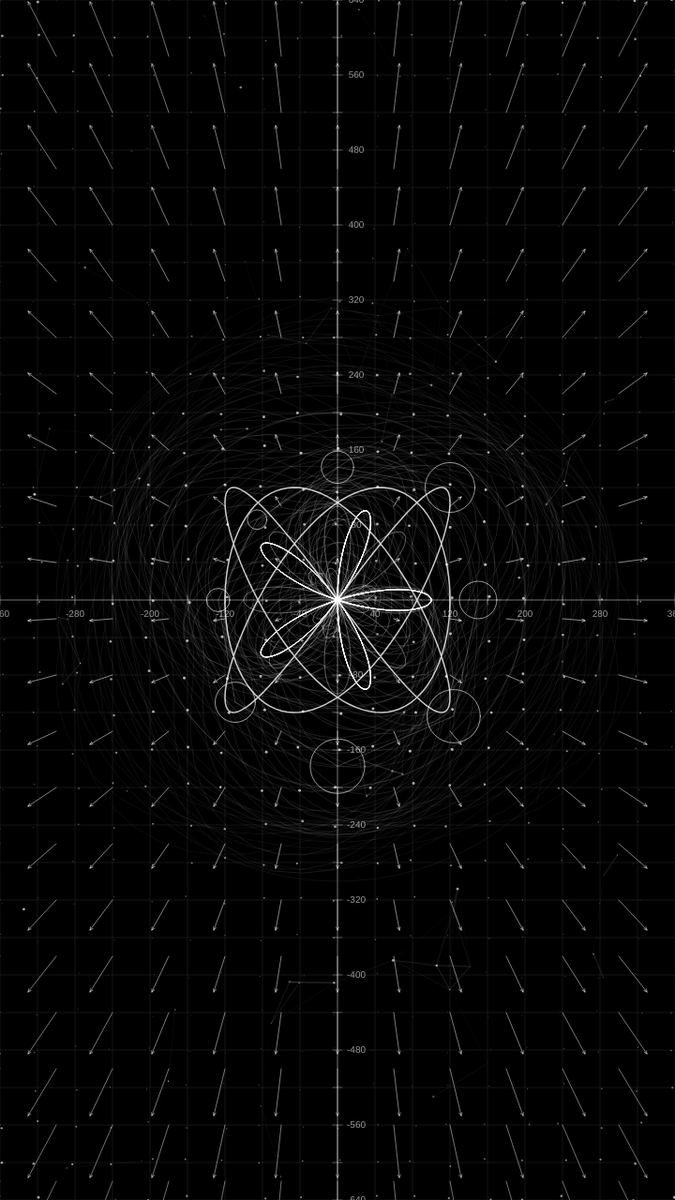
Frame 1 (no input)
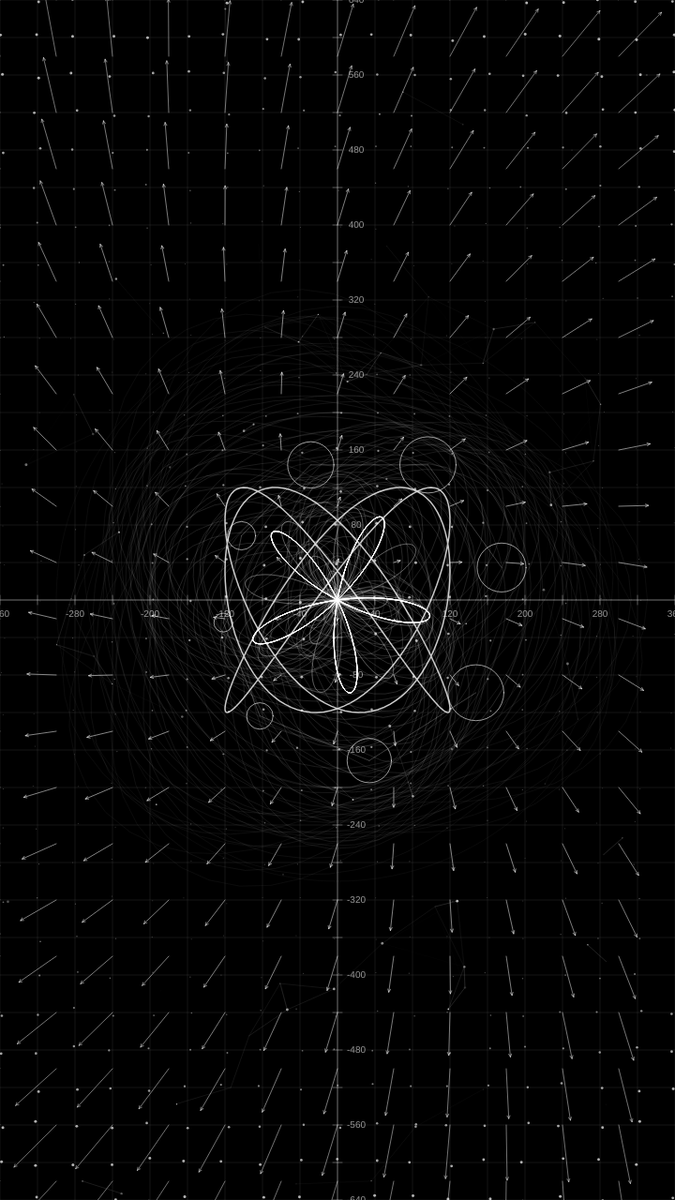
Frame 60 (no input)
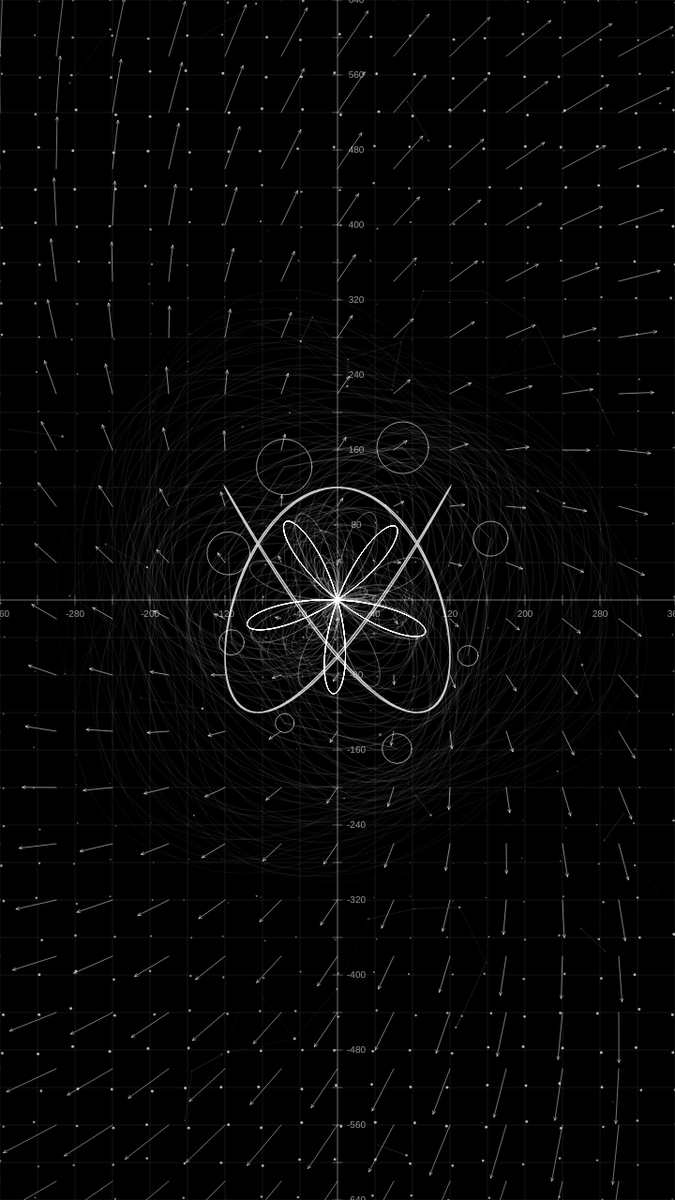
Frame 120 (the mouse pressed at the canvas centre since frame 60)

The p5.js sketch that drew these frames (run headless with seeded random() and noise() and a simulated clock; from frame 60 on, the mouse is pressed at the canvas centre):

// p5.js sketch
// ── sketch.js
// Cartesian Geometry - Black & White
// Grid-based geometric patterns with mathematical precision

let time = 0;
let gridSize = 40;
let nodes = [];
let particles = [];
let waves = [];

function setup() {
  createCanvas(720, 1280);

  // Create grid nodes based on Cartesian coordinates
  for (let x = 0; x <= width; x += gridSize) {
    for (let y = 0; y <= height; y += gridSize) {
      nodes.push({
        x: x,
        y: y,
        baseX: x,
        baseY: y,
        phase: random(TWO_PI),
        speed: random(0.5, 1.5),
        amplitude: random(2, 5)
      });
    }
  }

  // Create flowing particles
  for (let i = 0; i < 80; i++) {
    particles.push({
      x: random(width),
      y: random(height),
      vx: random(-0.5, 0.5),
      vy: random(-0.5, 0.5),
      size: random(1, 3),
      alpha: random(100, 200),
      phase: random(TWO_PI)
    });
  }

  // Create wave generators
  for (let i = 0; i < 5; i++) {
    waves.push({
      amplitude: random(20, 60),
      frequency: random(0.01, 0.03),
      speed: random(0.5, 1.5),
      offset: random(TWO_PI)
    });
  }
}

function draw() {
  background(0);

  // Draw flowing particles in background
  drawParticles();

  // Draw coordinate axes at center
  drawAxes();

  // Draw grid with animated nodes
  drawGrid();

  // Draw wave interference patterns
  drawWaveInterference();

  // Draw geometric patterns
  drawGeometricPatterns();

  // Draw mathematical curves
  drawParametricCurves();

  // Draw field lines
  drawFieldLines();

  time += 0.01;
}

function drawAxes() {
  push();
  stroke(255, 100);
  strokeWeight(1);

  // Vertical axis (Y)
  line(width/2, 0, width/2, height);

  // Horizontal axis (X)
  line(0, height/2, width, height/2);

  // Draw tick marks
  noStroke();
  fill(255, 150);
  textSize(10);
  textAlign(CENTER, CENTER);

  // X-axis ticks
  for (let x = 0; x <= width; x += gridSize) {
    let cartesianX = x - width/2;
    stroke(255, 80);
    strokeWeight(1);
    line(x, height/2 - 5, x, height/2 + 5);

    if (x % (gridSize * 2) === 0) {
      noStroke();
      text(cartesianX, x, height/2 + 15);
    }
  }

  // Y-axis ticks
  for (let y = 0; y <= height; y += gridSize) {
    let cartesianY = height/2 - y;
    stroke(255, 80);
    strokeWeight(1);
    line(width/2 - 5, y, width/2 + 5, y);

    if (y % (gridSize * 2) === 0 && y !== height/2) {
      noStroke();
      text(cartesianY, width/2 + 20, y);
    }
  }
  pop();
}

function drawGrid() {
  push();
  stroke(255, 40);
  strokeWeight(0.5);

  // Horizontal grid lines
  for (let y = 0; y <= height; y += gridSize) {
    line(0, y, width, y);
  }

  // Vertical grid lines
  for (let x = 0; x <= width; x += gridSize) {
    line(x, 0, x, height);
  }

  // Animated nodes with enhanced movement
  for (let node of nodes) {
    let oscillation = sin(time * node.speed + node.phase) * node.amplitude;
    let x = node.baseX + oscillation;
    let y = node.baseY + cos(time * node.speed * 0.7 + node.phase) * node.amplitude;

    // Calculate distance from center for pulsing effect
    let distFromCenter = dist(x, y, width/2, height/2);
    let pulse = sin(time * 2 + distFromCenter * 0.01) * 0.5 + 1;

    fill(255, 120 * pulse);
    noStroke();
    circle(x, y, 2 * pulse);
  }
  pop();
}

function drawGeometricPatterns() {
  push();
  translate(width/2, height/2);

  // Rotating circles based on polar coordinates converted to Cartesian
  let numCircles = 8;
  for (let i = 0; i < numCircles; i++) {
    let angle = (i / numCircles) * TWO_PI + time;
    let radius = 150 + sin(time * 2 + i) * 30;

    // Convert polar to Cartesian
    let x = radius * cos(angle);
    let y = radius * sin(angle);

    noFill();
    stroke(255, 150);
    strokeWeight(1);
    circle(x, y, 40 + sin(time * 3 + i) * 20);

    // Draw connecting lines
    if (i > 0) {
      let prevAngle = ((i-1) / numCircles) * TWO_PI + time;
      let prevRadius = 150 + sin(time * 2 + (i-1)) * 30;
      let prevX = prevRadius * cos(prevAngle);
      let prevY = prevRadius * sin(prevAngle);

      stroke(255, 60);
      line(x, y, prevX, prevY);
    }
  }

  // Concentric circles at origin
  for (let r = 50; r <= 300; r += 50) {
    noFill();
    stroke(255, 30 + sin(time + r * 0.01) * 20);
    strokeWeight(0.5);
    circle(0, 0, r * 2);
  }

  pop();
}

function drawParametricCurves() {
  push();
  translate(width/2, height/2);

  // Lissajous curve
  noFill();
  stroke(255, 200);
  strokeWeight(1.5);
  beginShape();
  for (let t = 0; t < TWO_PI; t += 0.02) {
    let a = 3;
    let b = 4;
    let delta = time;

    let x = 120 * sin(a * t + delta);
    let y = 120 * sin(b * t);

    vertex(x, y);
  }
  endShape(CLOSE);

  // Spirograph-like pattern
  stroke(255, 100);
  strokeWeight(0.5);
  beginShape();
  for (let t = 0; t < TWO_PI * 6; t += 0.05) {
    let R = 80;
    let r = 30;
    let d = 50;

    let x = (R - r) * cos(t + time * 0.5) + d * cos(((R - r) / r) * t);
    let y = (R - r) * sin(t + time * 0.5) - d * sin(((R - r) / r) * t);

    vertex(x, y);
  }
  endShape();

  // Rose curve
  stroke(255, 150);
  strokeWeight(1);
  beginShape();
  let k = 5;
  for (let theta = 0; theta < TWO_PI * k; theta += 0.01) {
    let r = 100 * cos(k * theta);
    let x = r * cos(theta + time * 0.3);
    let y = r * sin(theta + time * 0.3);
    vertex(x, y);
  }
  endShape();

  pop();
}

function drawParticles() {
  push();
  for (let p of particles) {
    // Update position
    p.x += p.vx + sin(time + p.phase) * 0.3;
    p.y += p.vy + cos(time * 0.7 + p.phase) * 0.3;

    // Wrap around edges
    if (p.x < 0) p.x = width;
    if (p.x > width) p.x = 0;
    if (p.y < 0) p.y = height;
    if (p.y > height) p.y = 0;

    // Draw particle with trail effect
    let alpha = p.alpha * (0.5 + sin(time * 2 + p.phase) * 0.5);
    fill(255, alpha);
    noStroke();
    circle(p.x, p.y, p.size);

    // Draw connection to nearby particles
    for (let other of particles) {
      let d = dist(p.x, p.y, other.x, other.y);
      if (d < 100 && d > 0) {
        stroke(255, map(d, 0, 100, 50, 0));
        strokeWeight(0.5);
        line(p.x, p.y, other.x, other.y);
      }
    }
  }
  pop();
}

function drawWaveInterference() {
  push();
  translate(width/2, height/2);

  // Draw interference pattern
  noFill();
  for (let w of waves) {
    for (let r = 0; r < 300; r += 20) {
      let phase = time * w.speed + w.offset;
      let waveOffset = sin(r * w.frequency + phase) * w.amplitude;
      let alpha = map(r, 0, 300, 100, 20);

      stroke(255, alpha);
      strokeWeight(0.5);

      beginShape();
      for (let angle = 0; angle < TWO_PI; angle += 0.1) {
        let radius = r + waveOffset * sin(angle * 3 + phase);
        let x = radius * cos(angle);
        let y = radius * sin(angle);
        vertex(x, y);
      }
      endShape(CLOSE);
    }
  }
  pop();
}

function drawFieldLines() {
  push();
  translate(width/2, height/2);

  // Draw vector field lines
  stroke(255, 80);
  strokeWeight(1);

  let spacing = 60;
  for (let x = -width/2; x < width/2; x += spacing) {
    for (let y = -height/2; y < height/2; y += spacing) {
      let angle = atan2(y, x) + time * 0.5;
      let magnitude = sqrt(x*x + y*y) * 0.1;
      let fieldX = cos(angle) * magnitude;
      let fieldY = sin(angle) * magnitude;

      let alpha = map(magnitude, 0, 200, 150, 30);
      stroke(255, alpha);

      // Draw arrow
      line(x, y, x + fieldX, y + fieldY);

      // Draw arrowhead
      let arrowSize = 3;
      let arrowAngle = angle;
      push();
      translate(x + fieldX, y + fieldY);
      rotate(arrowAngle);
      line(0, 0, -arrowSize, -arrowSize/2);
      line(0, 0, -arrowSize, arrowSize/2);
      pop();
    }
  }

  pop();
}

function windowResized() {
  resizeCanvas(720, 1280);

  // Recreate nodes for new canvas size
  nodes = [];
  for (let x = 0; x <= width; x += gridSize) {
    for (let y = 0; y <= height; y += gridSize) {
      nodes.push({
        x: x,
        y: y,
        baseX: x,
        baseY: y,
        phase: random(TWO_PI),
        speed: random(0.5, 1.5),
        amplitude: random(2, 5)
      });
    }
  }
}
